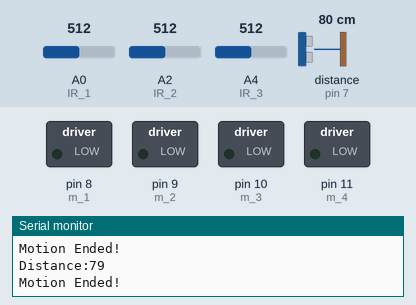
This sketch was run on a simulated Arduino Uno, built with avr-gcc and run on an emulated ATmega328P. Parts: switched loads named in the sketch (green lamp = pin HIGH), the last lines printed to the serial monitor. Wiring (inferred from the names in the program): ultrasonic range finder: trigger pin 6; echo pin 7. Dashed ring = blinking. Inputs (shaded band) come from the test bench; at power-on: A4 (IR_3) = 512, A0 (IR_1) = 512, A2 (IR_2) = 512, distance to the obstacle (sensor on pin 7) 80 cm. The echo pulse lasts 58.3 µs per cm; pins used as bus, display or sensor lines are not drawn.

Above: at 1.2 s.
1.3 s: A4 (IR_3) set to 486
At 2.1 s:
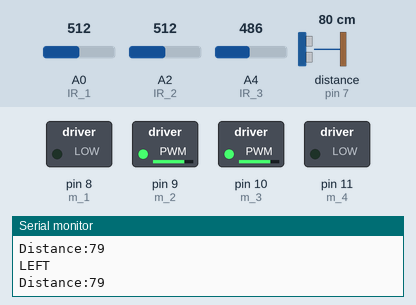
2.9 s: A0 (IR_1) set to 492
At 3.6 s:
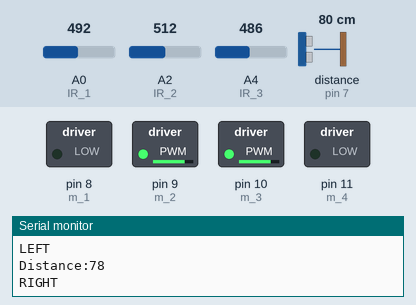
4.5 s: A2 (IR_2) set to 481
At 5.6 s:
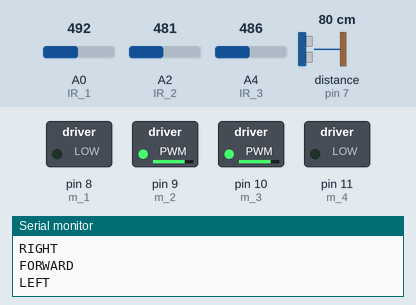
6.1 s: distance to the obstacle (sensor on pin 7) set to 120 cm
Timing chart, 0 to 10.1 s (numbered marks = the images above; inputs shaded):
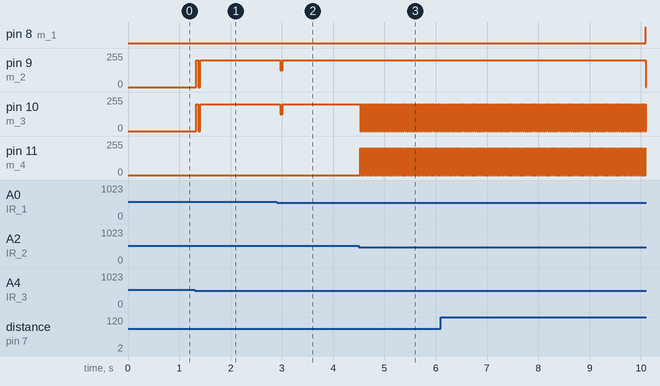

The sketch:

hackathon_final.ino
```cpp
int IR_1 = A0;  // connect ir sensor module to Arduino pin 1
int IR_2 = A2;  // connect ir sensor module to Arduino pin 2
int IR_3 = A4;
long Time;
int distance;// connect ir sensor module to Arduino pin 3

int m_1 = 8; // conect LED to Arduino pin 7
int m_2 = 9; // conect LED to Arduino pin 8
int m_3 = 10;// conect LED to Arduino pin 9
int m_4 = 11;// conect LED to Arduino pin 10
int trig_Pin=6;
int echo_Pin=7;


void setup()
{
  Serial.begin(9600); // Init Serila at 115200 Baud
  Serial.println("Serial Working"); // Test to check if serial is working or not
  pinMode(IR_1, INPUT); // IR Sensor pin INPUT 1
  pinMode(IR_2, INPUT); // IR Sensor pin INPUT 2
  pinMode(IR_3, INPUT); // IR Sensor pin INPUT 3
  pinMode(m_1, OUTPUT);//motor in 1
  pinMode(m_2, OUTPUT);//motor in 2
  pinMode(m_3, OUTPUT);//motor in 3
  pinMode(m_4, OUTPUT);//motor in 4
  pinMode(trig_Pin,OUTPUT);
  pinMode(echo_Pin,INPUT);
}
void loop()
{
  int sensor_1= analogRead(IR_1); // Set the GPIO as Input
  int sensor_2= analogRead(IR_2); // Set the GPIO as Input
  int sensor_3= analogRead(IR_3); // Set the GPIO as Input
  digitalWrite(trig_Pin,LOW);
  delayMicroseconds(2);
  digitalWrite(trig_Pin,HIGH);
  delayMicroseconds(10);
  digitalWrite(trig_Pin,LOW);
  Time=pulseIn(echo_Pin,HIGH);
  distance=Time*0.034/2;
  Serial.print("Distance:");
  Serial.println(distance);
  if(distance>15)
  {
    if (sensor_1 <500)// Check if the pin high or not
    {

      analogWrite(m_1, 200);
      analogWrite(m_2, 0);
      analogWrite(m_3, 0);
      analogWrite(m_4, 200);
      Serial.println("RIGHT");
      }// print Motion Detected! on the serial monitor window
    else
    {
      analogWrite(m_1, 0);
      analogWrite(m_2, 0);
      analogWrite(m_3, 0);
      analogWrite(m_4, 0);
      }// Serial.println("Motion Ended!"); // print Motion Detected! on the serial monitor window
    if (sensor_2 <500)// Check if the pin high or not
    {
      analogWrite(m_1,  0);
      analogWrite(m_2, 200);
      analogWrite(m_3,  0);
      analogWrite(m_4, 200);
      Serial.println("FORWARD");
      }// print Motion Detected! on the serial monitor window
    else
    {
      analogWrite(m_1, 0);
      analogWrite(m_2, 0);
      analogWrite(m_3, 0);
      analogWrite(m_4, 0);
      }// Serial.println("Motion Ended!"); // print Motion Detected! on the serial monitor window
    if (sensor_3 <500) // Check if the pin high or not
    {
      analogWrite(m_1, 0);
      analogWrite(m_2, 200);
      analogWrite(m_3, 200);
      analogWrite(m_4, 0);
      Serial.println("LEFT");
      } // print Motion Detected! on the serial monitor window
    else
    {
      analogWrite(m_1, 0);
      analogWrite(m_2, 0);
      analogWrite(m_3, 0);
      analogWrite(m_4, 0);
      Serial.println("Motion Ended!");
      }// // print Motion Detected! on the serial monitor window
  }
}
```

Measured:
- the behaviour switches between 500 and 499 on A4 (IR_3) (found by bisection; images 0 and 1)
- the behaviour switches between 500 and 499 on A2 (IR_2) (found by bisection; images 2 and 3)
- after the input at 1.3 s, pin 9 (m_2), pin 10 (m_3): 0/255 → 199/255 at once
- after the input at 2.9 s, pin 9 (m_2), pin 10 (m_3): 199/255 → 200/255 after 0.07 s
- after the input at 4.5 s, pin 8 (m_1): stays LOW (without the input it goes to HIGH after 1.6 s); pin 9 (m_2): stays 200/255 (without the input it goes to 0/255 after 1.6 s)
- by itself, pin 11 (m_4): alternates 200/255 for 0.02 s and 0/255 for 0.02 s
